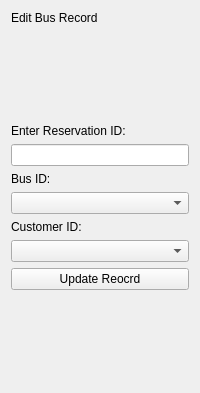
             <widget class="QWidget" name="EditBusPage_2">
              <layout class="QVBoxLayout" name="verticalLayout_41">
               <item>
                <widget class="QLabel" name="label_79">
                 <property name="text">
                  <string>Edit Bus Record</string>
                 </property>
                </widget>
               </item>
               <item>
                <spacer name="verticalSpacer_47">
                 <property name="orientation">
                  <enum>Qt::Vertical</enum>
                 </property>
                 <property name="sizeHint" stdset="0">
                  <size>
                   <width>20</width>
                   <height>93</height>
                  </size>
                 </property>
                </spacer>
               </item>
               <item>
                <widget class="QLabel" name="label_80">
                 <property name="text">
                  <string>Enter Reservation ID:</string>
                 </property>
                </widget>
               </item>
               <item>
                <widget class="QLineEdit" name="lineEdit_34"/>
               </item>
               <item>
                <widget class="QLabel" name="label_81">
                 <property name="text">
                  <string>Bus ID:</string>
                 </property>
                </widget>
               </item>
               <item>
                <widget class="QComboBox" name="comboBox_9"/>
               </item>
               <item>
                <widget class="QLabel" name="label_82">
                 <property name="text">
                  <string>Customer ID:</string>
                 </property>
                </widget>
               </item>
               <item>
                <widget class="QComboBox" name="comboBox_11"/>
               </item>
               <item>
                <widget class="QPushButton" name="pushButton_59">
                 <property name="text">
                  <string>Update Reocrd</string>
                 </property>
                </widget>
               </item>
               <item>
                <spacer name="verticalSpacer_48">
                 <property name="orientation">
                  <enum>Qt::Vertical</enum>
                 </property>
                 <property name="sizeHint" stdset="0">
                  <size>
                   <width>20</width>
                   <height>92</height>
                  </size>
                 </property>
                </spacer>
               </item>
              </layout>
             </widget>
